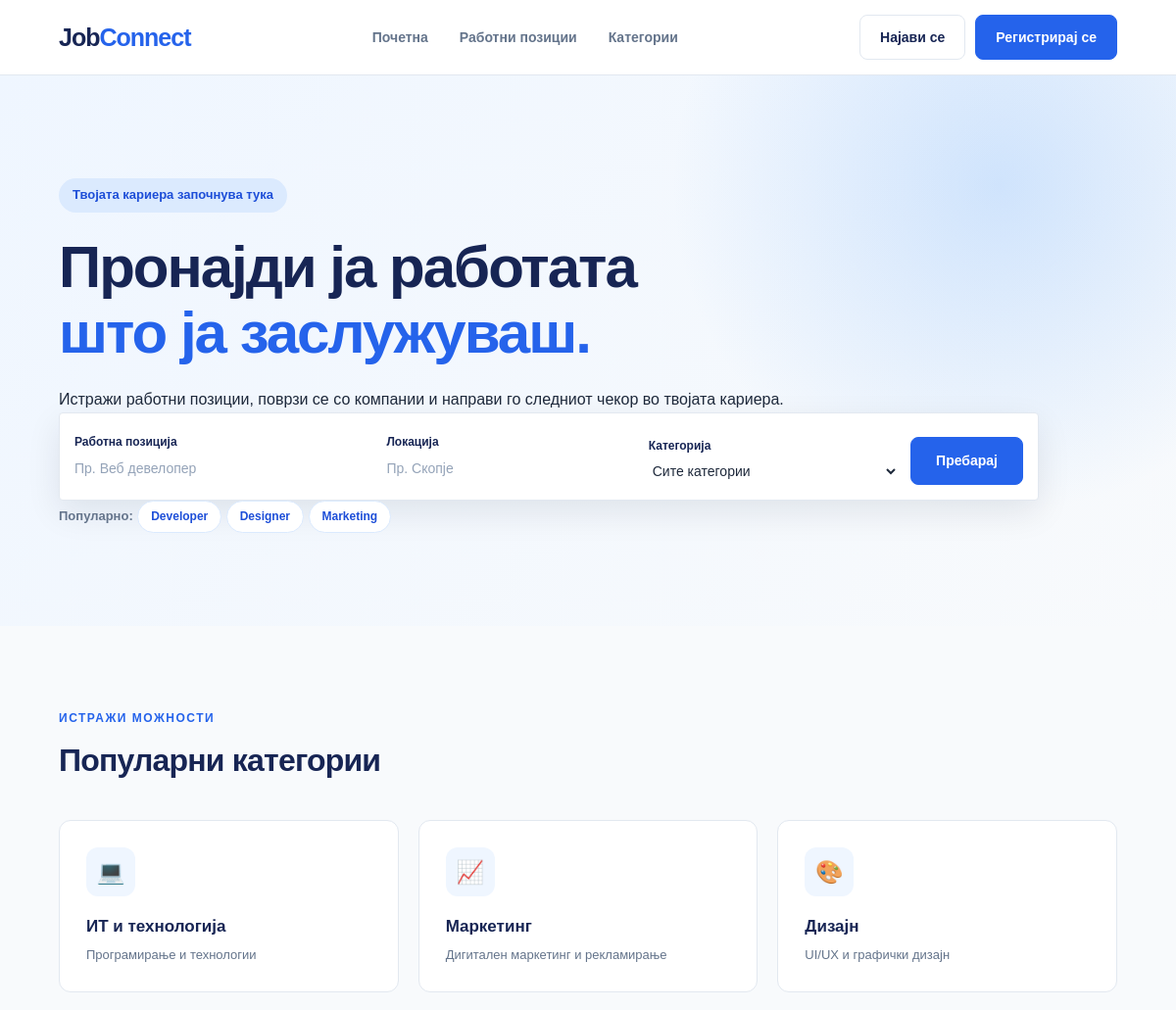
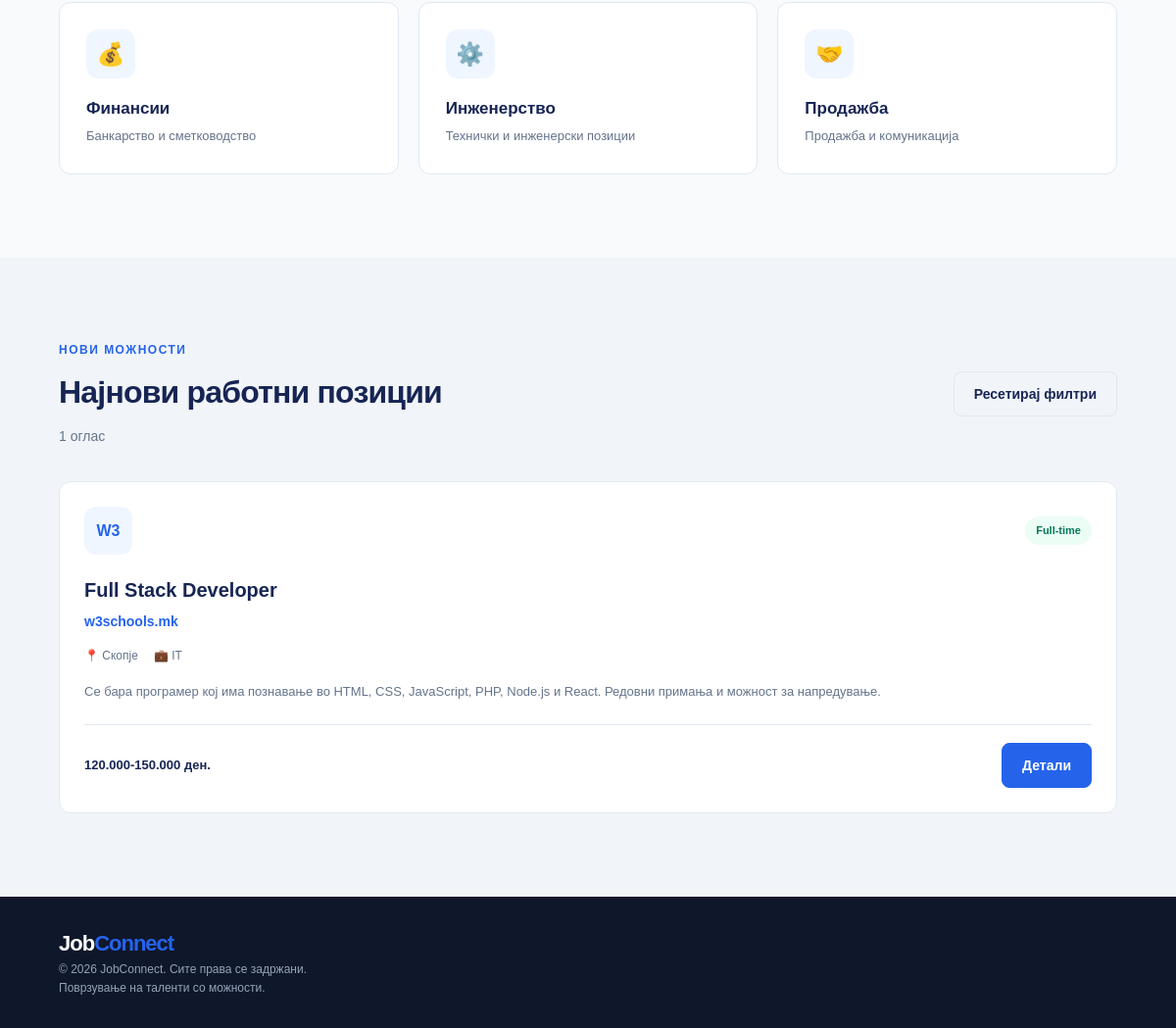
Page /Source/index.php on the committed database (2 pictures, top to bottom).
### tables this page shows
CREATE TABLE `jobs` (
  `id` int(10) UNSIGNED NOT NULL,
  `company_id` int(10) UNSIGNED NOT NULL,
  `title` varchar(150) NOT NULL,
  `description` text NOT NULL,
  `location` varchar(100) NOT NULL,
  `category` varchar(50) NOT NULL,
  `employment_type` varchar(50) NOT NULL DEFAULT 'Full-time',
  `salary_min` decimal(10,2) DEFAULT NULL,
  `salary_max` decimal(10,2) DEFAULT NULL,
  `status` enum('pending','active','closed') NOT NULL DEFAULT 'pending',
  `created_at` timestamp NOT NULL DEFAULT current_timestamp()
);

CREATE TABLE `users` (
  `id` int(10) UNSIGNED NOT NULL,
  `name` varchar(100) NOT NULL,
  `email` varchar(150) NOT NULL,
  `password` varchar(255) NOT NULL,
  `profile_pic` varchar(255) DEFAULT NULL,
  `high_school` varchar(255) DEFAULT NULL,
  `university` varchar(255) DEFAULT NULL,
  `cv_path` varchar(255) DEFAULT NULL,
  `role` enum('candidate','company','admin') NOT NULL DEFAULT 'candidate',
  `created_at` timestamp NOT NULL DEFAULT current_timestamp(),
  `industry` varchar(100) DEFAULT NULL,
  `description` text DEFAULT NULL,
  `location` varchar(150) DEFAULT NULL,
  `website` varchar(255) DEFAULT NULL,
  `phone` varchar(50) DEFAULT NULL
);

### Source/index.php (the view, shortened to what this page needs)
<?php
    require_once __DIR__ . "/config/database.php";
    $isLoggedIn = isset($_SESSION["user_id"]);
    $userRole = $_SESSION["user_role"] ?? null;
    $isCompany = $isLoggedIn && $userRole === "company";
    $jobs = [];
    $companyApplications = [];
    $stmtActiveCount = $pdo->prepare("SELECT COUNT(*) FROM jobs WHERE company_id = ? AND status = 'active'");
    $stmtActiveCount->execute([(int)$_SESSION["user_id"]]);
    $activeJobsCount = (int)$stmtActiveCount->fetchColumn();
    $totalAppsCount = count($companyApplications);
    $pendingAppsCount = 0;
    function escapeHTML($value) {
        return htmlspecialchars((string)$value, ENT_QUOTES, "UTF-8");
    }
    function formatSalary($min, $max) {
        if ($min !== null && $max !== null) {
            return number_format((float)$min, 0, ",", ".") . "-" . number_format((float)$max, 0, ",", ".") . " ден.";
        }
        return "Плата по договор.";
    }
    $categories = [
        "it" => "IT",
        "marketing" => "Маркетинг",
        "design" => "Дизајн",
        "finance" => "Финансии",
        "engineering" => "Инженерство",
        "sales" => "Продажба"
    ];
    try {
        if ($isCompany) {
            $sql = "
                SELECT
                    application.id AS application_id,
                    application.status AS application_status,
                    application.created_at AS applied_at,
                    application.cv_path,
                    application.cover_letter_path,
                    application.cover_letter,
                    jobs.id AS job_id,
                    jobs.title AS job_title,
                    users.id AS candidate_id,
                    users.name AS candidate_name,
                    users.email AS candidate_email,
                    users.high_school,
                    users.university
                FROM application
                INNER JOIN jobs ON application.job_id = jobs.id
                INNER JOIN users ON application.user_id = users.id
                WHERE jobs.company_id = :company_id
                ORDER BY application.created_at DESC
            ";
            $stmt = $pdo->prepare($sql);
            $stmt->execute([
                "company_id" => (int)$_SESSION["user_id"]
            ]);
            $companyApplications = $stmt->fetchAll();
        } else {
            $userId = isset($_SESSION["user_id"]) && $_SESSION["user_role"] === "candidate" ? (int)$_SESSION["user_id"] : 0;
            $sql = "
                SELECT
                    jobs.id,
                    jobs.company_id,
                    jobs.title,
                    jobs.description,
                    jobs.location,
                    jobs.category,
                    jobs.employment_type,
                    jobs.salary_min,
                    jobs.salary_max,
                    jobs.created_at,
                    users.name AS company_name,
                    application.status AS application_status
                FROM jobs
                INNER JOIN users ON jobs.company_id = users.id
                LEFT JOIN application ON jobs.id = application.job_id AND application.user_id = :user_id
                WHERE jobs.status = 'active'
                ORDER BY jobs.created_at DESC
            ";
            $stmt = $pdo->prepare($sql);
            $stmt->execute(["user_id" => $userId]);
            $jobs = $stmt->fetchAll();
        }
    } catch (PDOException $e) {
        error_log($e->getMessage());
        $jobs = [];
        $companyApplications = [];
    }
?>
<!DOCTYPE html>
<html lang="mk">
<head>
    <link rel="stylesheet" href="./style/style.css">
    <link rel="stylesheet" href="./style/profile.css">
</head>
<body>
    <?php include "./php/navbar.php"; ?>
    <section class="hero" id="home">
        <div class="container hero-content">
            <div class="hero-text">
                <?php if ($isCompany): ?>
                    <span class="hero-badge">Компаниски портал • Добре дојдовте,
                        <?php echo escapeHTML($_SESSION["user_name"] ?? "Компанија");?></span>
                    <h1>Пронајди ги вистинските <span>таленти за твојот тим.</span></h1>
                    <p>Управувај со вашите активни огласи, разгледувај пристигнати биографии и поврзи се со
                        најдобрите кандидати на едно место.
                    </p>
                    <div class="company-hero-actions">
                        <a href="php/create-job.php" class="btn btn-primary">+ Објави нов оглас</a>
                        <a href="php/dashboard.php" class="btn btn-outline">Мои огласи</a>
                        <a href="php/myCompany.php" class="btn btn-outline">Уреди профил</a>
                    </div>
                    <div class="company-hero-stats">
                        <div class="hero-stat-item">
                            <strong><?php echo $activeJobsCount;?></strong>
                            <span>Активни огласи</span>
                        </div>
                        <div class="hero-stat-item">
                            <strong><?php echo $totalAppsCount; ?></strong>
                            <span>Вкупно апликации</span>
                        </div>
                        <div class="hero-stat-item">
                            <strong><?php echo $pendingAppsCount; ?></strong>
                            <span>Нови (на чекање)</span>
                        </div>
                    </div>
                <?php else:?>
                    <span class="hero-badge">Твојата кариера започнува тука</span>
                    <h1>Пронајди ја работата <span>што ја заслужуваш.</span></h1>
                    <p>Истражи работни позиции, поврзи се со компании и направи го следниот чекор во твојата кариера.</p>
                    <form id="searchForm" class="search-form">
                        <div class="search-field">
                            <label for="keyword">Работна позиција</label>
                            <input type="text" id="keyword" placeholder="Пр. Веб девелопер">
                        </div>
                        <div class="search-field">
                            <label for="location">Локација</label>
                            <input type="text" id="location" placeholder="Пр. Скопје">
                        </div>
                        <div class="search-field">
                            <label for="category">Категорија</label>
                            <select id="category">
                                <option value="">Сите категории</option>
                            </select>
                        </div>
                        <button type="submit" class="btn btn-primary search-btn">Пребарај</button>
                    </form>
                    <div class="popular-searches">
                        <span>Популарно:</span>
                        <button class="search-tag" data-search="developer" type="button">Developer</button>
                        <button class="search-tag" data-search="designer" type="button">Designer</button>
                        <button class="search-tag" data-search="marketing" type="button">Marketing</button>
                    </div>
                <?php endif;?>
            </div>
        </div>
    </section>
    <?php if (!$isCompany): ?>
        <section class="categories-section" id="categories">
            <div class="container">
                <div class="section-heading">
                    <div>
                        <span class="section-subtitle">Истражи можности</span>
                        <h2>Популарни категории</h2>
                    </div>
                </div>
                <div class="categories-grid">
                    <button class="category-card" data-category="it" type="button">
                        <span class="category-icon">💻</span>
                        <h3>ИТ и технологија</h3>
                        <p>Програмирање и технологии</p>
                    </button>
                    <button class="category-card" data-category="marketing" type="button">
                        <span class="category-icon">📈</span>
                        <h3>Маркетинг</h3>
                        <p>Дигитален маркетинг и рекламирање</p>
                    </button>
                    <button class="category-card" data-category="design" type="button">
                        <span class="category-icon">🎨</span>
                        <h3>Дизајн</h3>
                        <p>UI/UX и графички дизајн</p>
                    </button>
                    <button class="category-card" data-category="finance" type="button">
                        <span class="category-icon">💰</span>
                        <h3>Финансии</h3>
                        <p>Банкарство и сметководство</p>
                    </button>
                    <button class="category-card" data-category="engineering" type="button">
                        <span class="category-icon">⚙️</span>
                        <h3>Инженерство</h3>
                        <p>Технички и инженерски позиции</p>
                    </button>
                    <button class="category-card" data-category="sales" type="button">
                        <span class="category-icon">🤝</span>
                        <h3>Продажба</h3>
                        <p>Продажба и комуникација</p>
                    </button>
                </div>
            </div>
        </section>
        <section class="jobs-section" id="jobs">
            <div class="container">
                <div class="section-heading jobs-heading">
                    <div>
                        <span class="section-subtitle">Нови можности</span>
                        <h2>Најнови работни позиции</h2>
                        <p id="resultsCount">
                            <?php echo count($jobs); ?>
                            <?php echo count($jobs) === 1 ? "оглас" : "огласи"; ?>
                        </p>
                    </div>
                    <button id="resetSearch" class="btn btn-outline" type="button">Ресетирај филтри</button>
                </div>
                <div class="job-grid">
                    <?php foreach ($jobs as $job): ?>
                        <?php
                            $companyName = $job["company_name"];
                            $companyInitials = strtoupper(substr($companyName, 0, 2));
                            $category = $job["category"];
                            $categoryName = $categories[$category] ?? $category;
                        ?>
                        <article
                            class="job-card"
                            data-title="<?php echo escapeHTML($job["title"]); ?>"
                            data-company="<?php echo escapeHTML($companyName); ?>"
                            data-location="<?php echo escapeHTML($job["location"]); ?>"
                            data-category="<?php echo escapeHTML($category); ?>"
                        >
                            <div class="job-card-top">
                                <div class="company-logo">
                                    <?php echo escapeHTML($companyInitials); ?>
                                </div>
                                <div style="display: flex; gap: 6px; align-items: center; flex-wrap: wrap;">
                                    <span class="job-type">
                                        <?php echo escapeHTML($job["employment_type"]); ?>
                                    </span>
                                </div>
                            </div>
                            <h3><?php echo escapeHTML($job["title"]); ?></h3>
                            <p class="company-name"><a href="php/profile.php?id=<?php echo(int)$job["company_id"];?>"
                            class="profile-link-inline"><?php echo escapeHTML($companyName); ?></a></p>
                            <div class="job-info">
                                <span>📍 <?php echo escapeHTML($job["location"]); ?></span>
                                <span>💼 <?php echo escapeHTML($categoryName); ?></span>
                            </div>
                            <p class="job-description"><?php echo escapeHTML($job["description"]); ?></p>
                            <div class="job-card-bottom">
                                <span class="salary">
                                    <?php echo escapeHTML(formatSalary($job["salary_min"], $job["salary_max"])); ?>
                                </span>
                                <a href="php/job-details.php?id=<?php echo (int)$job['id']; ?>" class="btn btn-primary details-btn">Детали</a>
                            </div>
                        </article>
                    <?php endforeach; ?>
                </div>
            </div>
        </section>
    <?php endif; ?>
    <footer class="footer">
        <div class="container footer-container">
            <a href="#home" class="logo">Job<span>Connect</span></a>
            <p>© 2026 JobConnect. Сите права се задржани.</p>
            <p>Поврзување на таленти со можности.</p>
        </div>
    </footer>
</body>
</html>

### Source/style/profile.css (style rules this page uses)
.profile-link-inline { color:inherit; text-decoration:none; font-weight:600; transition: color 0.2s ease; }

### rows in the picture
jobs: users.name "W3", employment_type "Full-time", title "Full Stack Developer", users.name "w3schools.mk", location "Скопје", category "IT", description "Се бара програмер кој има познавање во HTML, CSS, JavaScript, PHP, Node.js и React. Редовни примања и можност за напредување.", salary_min+salary_max "120.000-150.000 ден."

### other values in the picture
count($jobs) "1"
